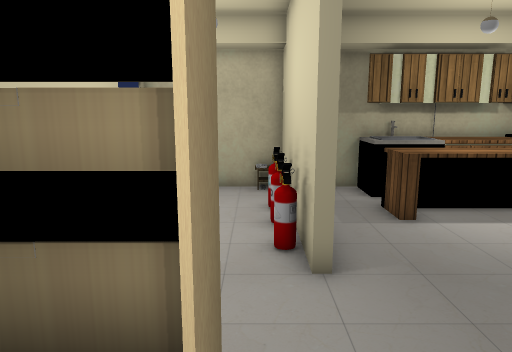
View 1 (above)

16 first-person views from a walk through a Unity game level. The camera is 1.4 m above the floor, tilts 10° down and sees 70° across. Doors are open. The floor is counted in squares, 0.5 m on a side. Each view is taken from the middle of a square. On the plan, view 1 faces up. The plan holds only what a view shows up to about 20 squares ahead; the rest is blank. The place goes on beyond the plan. The player is left out. Some animated figures are left out. Some surface patterns are stand-ins.

View 2
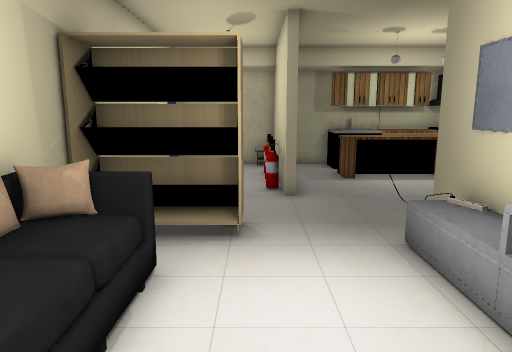

View 3
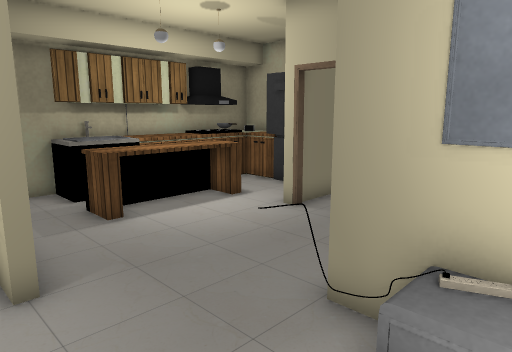

View 4
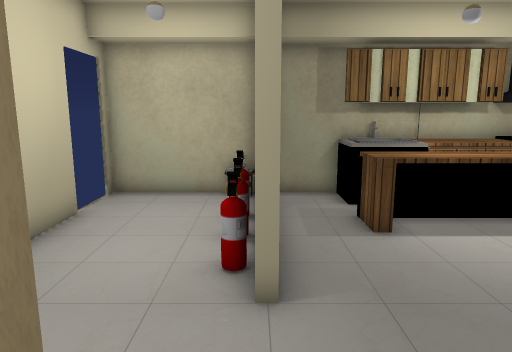

View 5
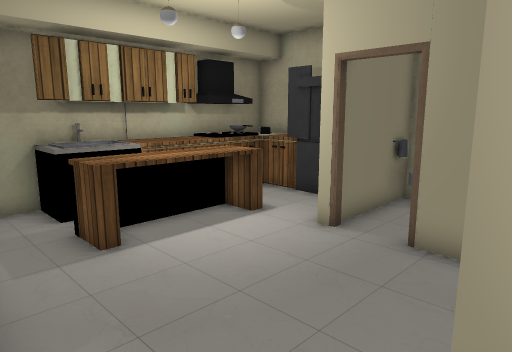

View 6
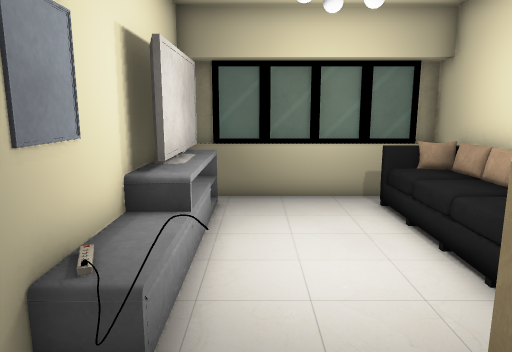

View 7
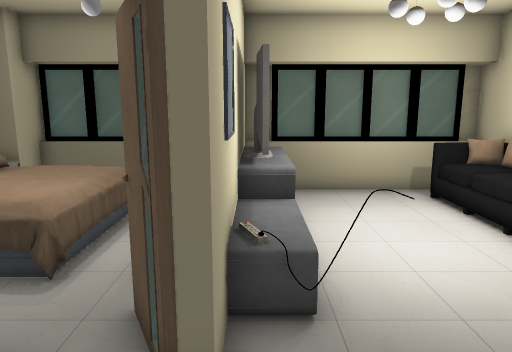

View 8
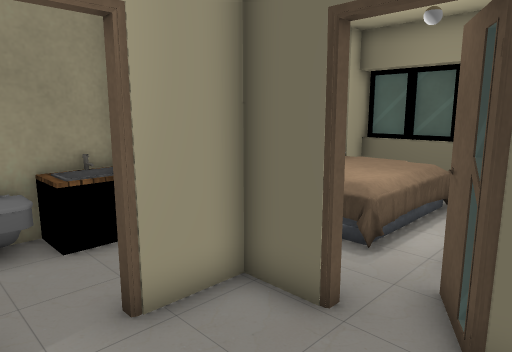

View 9
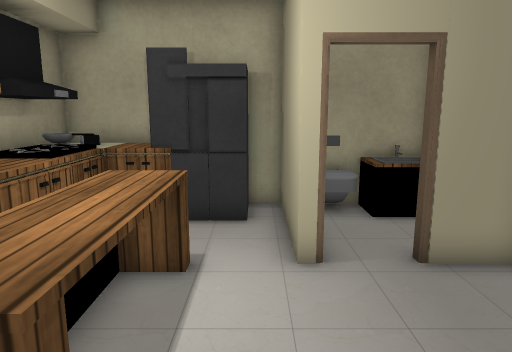

View 10
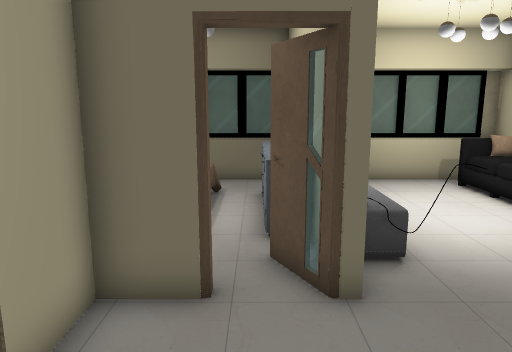

View 11
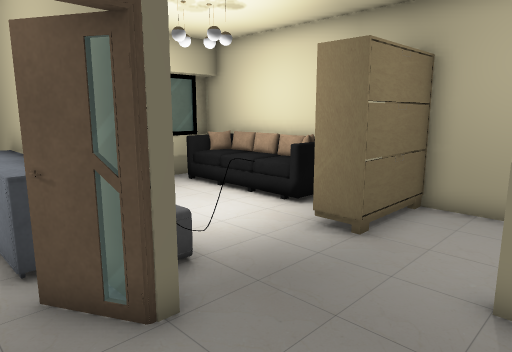

View 12
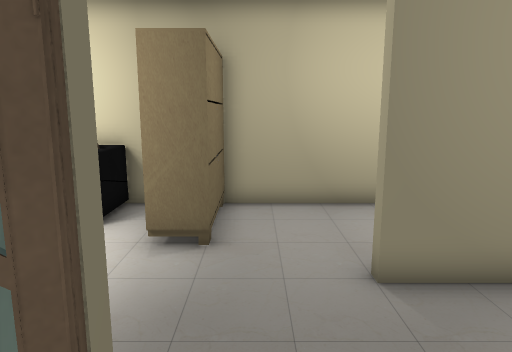

View 13
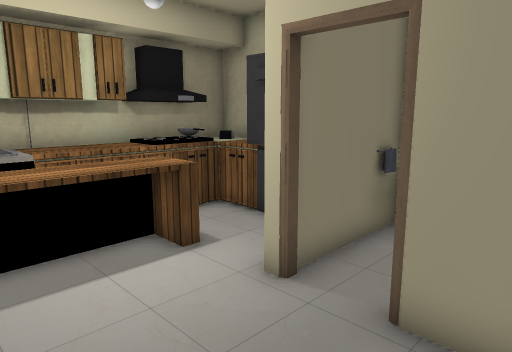

View 14
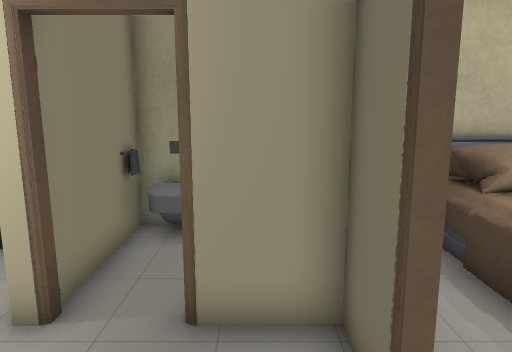

View 15
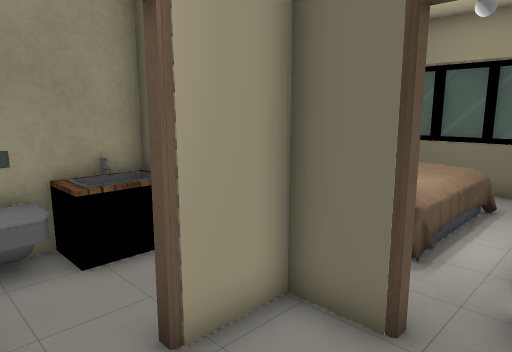

View 16
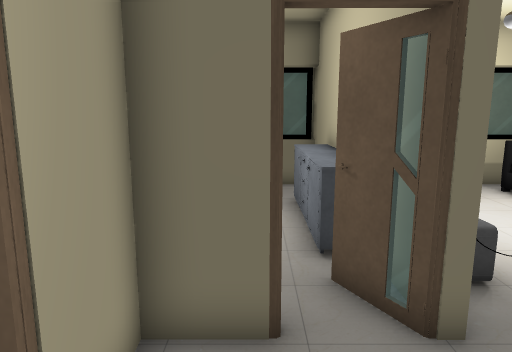

### Floor plan
Key: @ floor where view 1 was taken; # wall or solid block; . floor; D open door; = window, fence, low wall or low ledge; ^ raised ledge; C cabinet; T table; F fridge; O other object.
Columns run from 4 left of view 1 to 13 right of it. Each row starts with its distance up from view 1.
 14       #####CC#####
 13 D#####  #C#CCCO###
 12 D....#..###COCCC##
 11 D....#..TTTTT..CC#
 10 #...=#..TTTTTT.CC
  9 #...=#..TTTTT..FF
  8 #....#.........FF#
  7 #...OO.......#####
  6 #............D..O#
  5 #...........#D..^#
  4 #...........##.=^^
  3 #####......###  ^^
  2 #####.==###...
  1 #.......###...
  0 ##=.@...##^.#=##
 -1 #O^.....#^^ #O #
 -2 OO^....=#^^#=OO
 -3 OO^....=#^^#=OO
 -4 OO^....=#^^#=OO
 -5 #O^....=##...
 -6 ##^....=##..   #
 -7 ###=#==#########
 -8   ######

Positions as (right, up) in squares from view 1, and headings:
1: (0, 0), facing up
2: (0, -6), facing up
3: (0, 0), facing up-right
4: (1, 1), facing up
5: (1, 2), facing up-right
6: (2, 5), facing down
7: (4, 6), facing down
8: (4, 7), facing down-right
9: (2, 8), facing right
10: (6, 8), facing down
11: (7, 7), facing down-left
12: (7, 4), facing left
13: (4, 3), facing up-right
14: (4, 4), facing right
15: (5, 7), facing down-right
16: (7, 7), facing down
